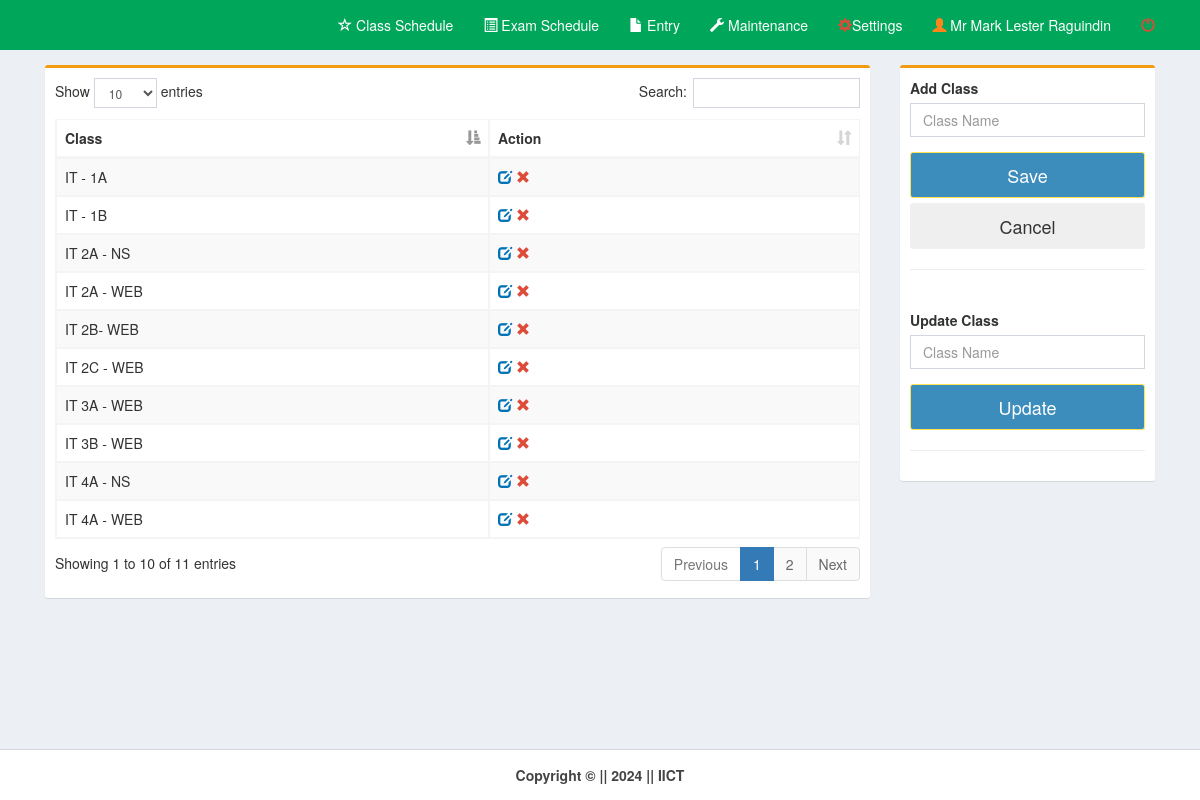
Page /pages/class.php (signed in) on the committed database.
### tables this page shows
CREATE TABLE `cys` (
  `cys_id` int(11) NOT NULL,
  `cys` varchar(20) NOT NULL
);

### pages/class.php (the view, shortened to what this page needs)
<!DOCTYPE html>
<html>
  <head>
    <link rel="stylesheet" href="../bootstrap/css/bootstrap.min.css">
    <link rel="stylesheet" href="../plugins/datatables/dataTables.bootstrap.css">
    <link rel="stylesheet" href="../dist/css/AdminLTE.min.css">
    <link rel="stylesheet" href="../plugins/select2/select2.min.css">
    <link rel="stylesheet" href="../dist/css/skins/_all-skins.min.css">
 </head>
  <body class="hold-transition skin-green layout-top-nav" onload="myFunction()">
    <div class="wrapper">
      <?php include('../dist/includes/header.php');?>
      <div class="content-wrapper">
        <div class="container">
          <section class="content">
            <div class="row">
	      <div class="col-md-9">
              <div class="box box-warning">
                <div class="box-body">
				<div class="row">
					<div class="col-md-12">
						<table id="example1" class="table table-bordered table-striped" style="margin-right:-10px">
              <thead>
                <tr>
                <th>Class</th>
                <th>Action</th>
                </tr>
              </thead>
    <?php
        include('../dist/includes/dbcon.php');
        $query=mysqli_query($con,"select * from cys order by cys")or die(mysqli_error());
          while($row=mysqli_fetch_array($query)){
            $id=$row['cys_id'];
            $cys=$row['cys'];
    ?>
                <tr>
                <td><?php echo $cys;?></td>
                <td><a id="click" href="class.php?id=<?php echo $id;?>&cys=<?php echo $cys;?>">
                <i class="glyphicon glyphicon-edit text-blue"></i></a>
                <a id="removeme" href="class_del.php?id=<?php echo $id;?>">
                <i class="glyphicon glyphicon-remove text-red"></i></a>
                </td>
                </tr>
<?php }?>
</table>
		</div>
		<div class="col-md-6">
         </div>
        </div>
                </div>
              </div>
            </div>
            <div class="col-md-3">
              <div class="box box-warning">
                <div class="box-body">
                  <div id="form">
				  <div class="row">
					 <div class="col-md-12">
						  <div class="form-group">
							<label for="date">Add Class</label><br>
								<input type="text" class="form-control" name="class" placeholder="Class Name" required>
						  </div>
					</div>
				  </div>
                  <div class="form-group">
                      <button class="btn btn-lg btn-block btn-primary" id="daterange-btn" name="save" type="submit">
                        Save
                      </button>
					  <button class="btn btn-lg btn-block" id="daterange-btn" type="reset">
                       Cancel
                      </button>
                   </div>
                  </div><hr>
                </div>
				<div class="box-body" style="" id="displayform">
                  <div id="form">
				  <div class="row">
					 <div class="col-md-12">
						  <form method="post" action="class_update.php">
						  <div class="form-group">
							<label for="date">Update Class</label><br>
								<input type="text" class="form-control" id="class" name="class" value="<?php echo $_REQUEST['cys'];?>" placeholder="Class Name" required>
						  </div>
					</div>
				  </div>
                  <div class="form-group">
                      <button class="btn btn-lg btn-block btn-primary" id="daterange-btn" name="save" type="submit">
                        Update
                      </button>
                   </div>
                  </div><hr>
                </div>
              </div>
            </div>
          </div>
          </section>
        </div>
      </div>
      <?php include('../dist/includes/footer.php');?>
    </div>
  </body>
</html>

### dist/includes/header.php (shortened to what this page needs)
<?php
if($_SESSION['type']=="admin")
  include('../dist/includes/header_admin.php');
else
  include('../dist/includes/header_faculty.php');
?>

### dist/includes/header_admin.php (shortened to what this page needs)
<header class="main-header">
        <nav class="navbar navbar-static-top">
          <div class="container">
              <div class="navbar-custom-menu">
                <ul class="nav navbar-nav">
                 <li class="">
                   <a href="home.php" class="" style="font-size:14px"><i class="glyphicon glyphicon-star-empty"></i> Class Schedule</a>
                  </li>
                 <li class="">
                   <a href="exam.php" class="" style="font-size:14px"><i class="glyphicon glyphicon-list-alt"></i> Exam Schedule</a>
                  </li>
				   <li class="dropdown notifications-menu">
                    <a href="#" class="dropdown-toggle" data-toggle="dropdown">
                      <i class="glyphicon glyphicon-file"></i> Entry
                    </a>
                  </li>
				   <li class="dropdown notifications-menu">
                    <a href="#" class="dropdown-toggle" data-toggle="dropdown">
                      <i class="glyphicon glyphicon-wrench"></i> Maintenance
                    </a>
                  </li>
					       <li class="">
                   <a href="settings.php" style="color:#fff;" class="dropdown-toggle">
                      <i class="glyphicon glyphicon-cog text-red"></i>Settings
                    </a>
                  </li>
				  <li class="">
                    <a href="profile.php" class="dropdown-toggle">
                      <i class="glyphicon glyphicon-user text-orange"></i>
                      <?php echo $_SESSION['name'];?>
                    </a>
                  </li>
                  <li class="">
                    <a href="logout.php" class="dropdown-toggle">
                      <i class="glyphicon glyphicon-off text-red"></i>
                    </a>
                  </li>
                </ul>
              </div>
          </div>
        </nav>
      </header>

### dist/includes/footer.php
<footer class="main-footer" style="text-align:center">
        <strong>Copyright &copy; || 2024 </strong><strong> || IICT</strong>
</footer>

### rows in the picture
cys: cys "IT - 1A"
cys: cys "IT - 1B"
cys: cys "IT 2A - NS"
cys: cys "IT 2A - WEB"
cys: cys "IT 2B- WEB"
cys: cys "IT 2C - WEB"
cys: cys "IT 3A - WEB"
cys: cys "IT 3B - WEB"
cys: cys "IT 4A - NS"
cys: cys "IT 4A - WEB"

### other values in the picture
$_SESSION['name'] "Mr Mark Lester Raguindin"
